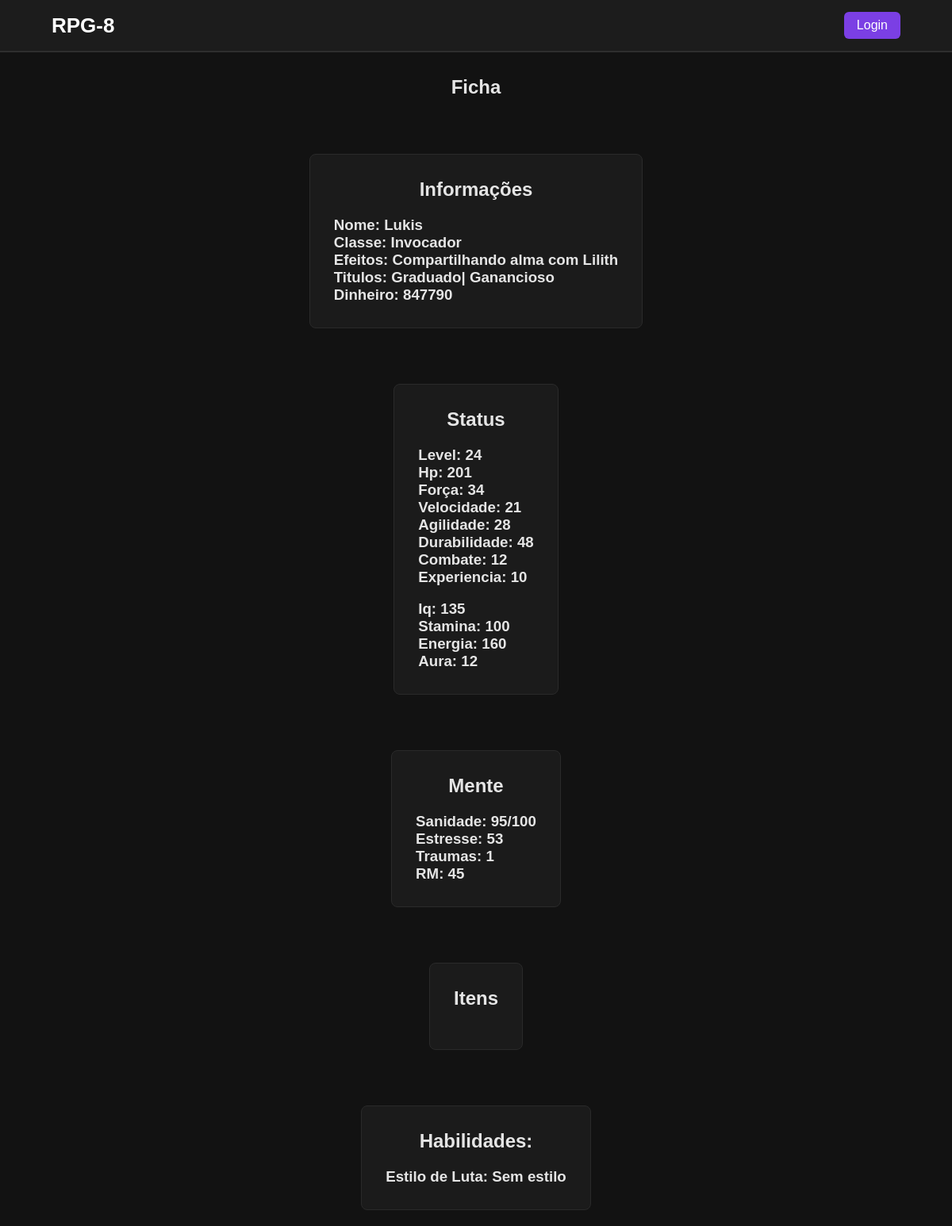
Page /fichaview.php on the committed database.
### tables this page shows
CREATE TABLE player_base (
	id INT auto_increment PRIMARY KEY,
    nome VARCHAR(30) not null,
    id_classe INT,
    foreign key (id_classe) references classes(id),
    efeitos VARCHAR(50)
);

CREATE TABLE classes (
	id INT auto_increment PRIMARY KEY,
    classe varchar(15) not null
	);

CREATE TABLE player_dinheiro (
    id INT auto_increment PRIMARY KEY,
    id_player INT,
    foreign key (id_player) references player_base(id),
    dinheiro INT not null DEFAULT 0,
    fragmento INT not null DEFAULT 0
);

CREATE TABLE player_status (
    id INT auto_increment PRIMARY KEY,
    id_player INT,
    foreign key (id_player) references player_base(id),
    level INT not null,
    hp INT not null,
    forca INT not null,
    velocidade INT not null,
    agilidade INT not null,
    durabilidade INT not null,
    combate INT not null,
    experiencia INT not null
);

CREATE TABLE player_energias (
    id INT auto_increment PRIMARY KEY,
    id_player INT,
    foreign key (id_player) references player_base(id),
    iq INT not null,
    stamina INT not null,
    energia INT not null,
    aura INT not null
);

CREATE TABLE player_mente (
    id INT auto_increment PRIMARY KEY,
    id_player INT,
    foreign key (id_player) references player_base(id),
    sanidade INT not null,
    sanidadeMax INT not null,
	stress INT not null,
    traumas INT not null,
    rm INT not null
);

CREATE TABLE estilos_luta (
	id INT auto_increment PRIMARY KEY,
	nome VARCHAR(30) NOT NULL,
	descricao text
);

### fichaview.php (the view, shortened to what this page needs)
<?php
include("conexao.php");
include("header.php");
$id = isset($_GET['id']) ? intval($_GET['id']) : 1;
$stmt = $conn->prepare("SELECT
    player_base.nome,
    player_base.efeitos,
    classes.classe,
    player_dinheiro.dinheiro,
    player_dinheiro.fragmento,
    player_status.level,
    player_status.hp,
    player_status.forca,
    player_status.velocidade,
    player_status.agilidade,
    player_status.durabilidade,
    player_status.combate,
    player_status.experiencia,
    player_energias.iq,
    player_energias.stamina,
    player_energias.energia,
    player_energias.aura,
    player_mente.sanidade,
    player_mente.sanidadeMax,
    player_mente.stress,
    player_mente.traumas,
    player_mente.rm,
    (
        SELECT GROUP_CONCAT(t.titulo SEPARATOR '| ')
        FROM R_player_titulo rpt
        JOIN titulos t ON rpt.id_titulo = t.id
        WHERE rpt.id_player = player_base.id
    ) AS titulos
FROM player_base
JOIN classes ON player_base.id_classe = classes.id
LEFT JOIN player_dinheiro ON player_base.id = player_dinheiro.id_player
LEFT JOIN player_status ON player_base.id = player_status.id_player
LEFT JOIN player_energias ON player_base.id = player_energias.id_player
LEFT JOIN player_mente ON player_base.id = player_mente.id_player
WHERE player_base.id = ?");
$stmt->bind_param("i", $id);
$stmt->execute();
$result = $stmt->get_result();
$ficha = $result->fetch_assoc();
$stmt = $conn->prepare("SELECT
    estilos_luta.nome
    FROM R_player_estiloluta
    JOIN estilos_luta ON R_player_estiloluta.id_estiloluta = estilos_luta.id
    where id_player = ?
");
$stmt->bind_param("i", $id);
$stmt->execute();
$result_estiloluta = $stmt->get_result();
$estiloluta = $result_estiloluta->fetch_assoc();
?>
<div class="content">
    <h2>Ficha</h2>
</div>
<div class="content">
    <div class="fichas">
        <h2>Informações</h2>
        <h3>Nome: <?php echo htmlspecialchars($ficha["nome"]); ?></h3>
        <h3>Classe: <?php echo htmlspecialchars($ficha["classe"]); ?></h3>
        <h3>Efeitos: <?php echo htmlspecialchars($ficha["efeitos"]); ?></h3>
        <h3>Titulos: <?php echo htmlspecialchars($ficha["titulos"]); ?></h3>
        <h3>Dinheiro: <?php echo htmlspecialchars($ficha["dinheiro"]); ?></h3>
    </div>
</div>
<div class="content">
    <div class="fichas">
        <h2>Status</h2>
        <h3>Level: <?php echo htmlspecialchars($ficha["level"]); ?></h3>
        <h3>Hp: <?php echo htmlspecialchars($ficha["hp"]); ?></h3>
        <h3>Força: <?php echo htmlspecialchars($ficha["forca"]); ?></h3>
        <h3>Velocidade: <?php echo htmlspecialchars($ficha["velocidade"]); ?></h3>
        <h3>Agilidade: <?php echo htmlspecialchars($ficha["agilidade"]); ?></h3>
        <h3>Durabilidade: <?php echo htmlspecialchars($ficha["durabilidade"]); ?></h3>
        <h3>Combate: <?php echo htmlspecialchars($ficha["combate"]); ?></h3>
        <h3>Experiencia: <?php echo htmlspecialchars($ficha["experiencia"]); ?></h3>
        <br>
        <h3>Iq: <?php echo htmlspecialchars($ficha["iq"]); ?></h3>
        <h3>Stamina: <?php echo htmlspecialchars($ficha["stamina"]); ?></h3>
        <h3>Energia: <?php echo htmlspecialchars($ficha["energia"]); ?></h3>
        <h3>Aura: <?php echo htmlspecialchars($ficha["aura"]); ?></h3>
    </div>
</div>
<div class="content">
    <div class="fichas">
        <h2>Mente</h2>
        <h3>Sanidade: <?php echo htmlspecialchars($ficha["sanidade"]); ?>/<?php echo htmlspecialchars($ficha["sanidadeMax"]); ?></h3>
        <h3>Estresse: <?php echo htmlspecialchars($ficha["stress"]); ?></h3>
        <h3>Traumas: <?php echo htmlspecialchars($ficha["traumas"]); ?></h3>
        <h3>RM: <?php echo htmlspecialchars($ficha["rm"]); ?></h3>
    </div>
</div>
<div class="content">
    <div class="fichas">
        <h2>Itens</h2>
    </div>
</div>
<div class="content">
    <div class="fichas">
        <h2>Habilidades:</h2>
        <h3>Estilo de Luta: <?php echo htmlspecialchars($estiloluta["nome"]); ?></h3>
    </div>
</div>

### header.php (shortened to what this page needs)
<!DOCTYPE html>
<html lang="pt-br">
<head>
    <link rel="stylesheet" href="Style.css">
</head>
<body>
<header class="Top">
    <div class="header">
        <a class="title" href="index.php"><b>RPG-8</b></a>
        <div class="Perfil">
        <?php
        if (isset($_SESSION["user_id"])) {
            echo "<a class='Nome'>" . htmlspecialchars($_SESSION['user_name']) . "</a>";
        } else {
            echo '<a class="Login-Button" href="login.php">Login</a>';
        }
        ?>
        </div>
    </div>
</header>

### Style.css (style rules this page uses)
* { margin:0; padding:0; box-sizing:border-box; }
body { font-family:Arial, Helvetica, sans-serif; background:#121212; color:#e5e5e5; }
.Top { background:#1c1c1c; border-bottom:2px solid #2e2e2e; }
.header { max-width:1100px; margin:auto; padding:15px; display:flex; justify-content:space-between; align-items:center; }
.title { font-size:26px; text-decoration:none; color:white; }
.Perfil { display:flex; align-items:center; }
.Login-Button { padding:8px 16px; background:#7b3fe4; color:white; text-decoration:none; border-radius:6px; transition:0.2s; }
.content { display:flex; justify-content:center; padding:30px; padding-bottom: 0px; }
.content h2 { text-align: center; margin-bottom:20px; }
.fichas { background:#1b1b1b; border:1px solid #2a2a2a; max-width: 800px; margin: 20px auto; border-radius: 8px; padding: 30px; }
.fichas h2 { text-align:center; margin-bottom:20px; }

### rows in the picture
player_base: nome "Lukis", id_classe.classe "Invocador", efeitos "Compartilhando alma com Lilith", player_dinheiro.dinheiro "847790", player_status.level "24", player_status.hp "201", player_status.forca "34", player_status.velocidade "21", player_status.agilidade "28", player_status.durabilidade "48", player_status.combate "12", player_status.experiencia "10", player_energias.iq "135", player_energias.stamina "100", player_energias.energia "160", player_energias.aura "12", player_mente.sanidade "95", player_mente.sanidadeMax "100", player_mente.stress "53", player_mente.traumas "1", player_mente.rm "45"
estilos_luta: nome "Sem estilo"

### other values in the picture
$ficha["titulos"] "Graduado| Ganancioso"
